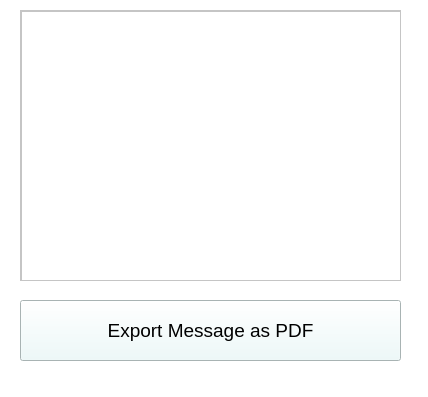
<?xml version="1.0" encoding="UTF-8"?>
<ui version="4.0">
 <class>messageViewWindow</class>
 <widget class="QMainWindow" name="messageViewWindow">
  <property name="geometry">
   <rect>
    <x>0</x>
    <y>0</y>
    <width>428</width>
    <height>397</height>
   </rect>
  </property>
  <property name="windowTitle">
   <string>MainWindow</string>
  </property>
  <property name="styleSheet">
   <string notr="true">background-color: white</string>
  </property>
  <widget class="QWidget" name="centralwidget">
   <widget class="QScrollArea" name="scrollArea">
    <property name="geometry">
     <rect>
      <x>20</x>
      <y>10</y>
      <width>381</width>
      <height>271</height>
     </rect>
    </property>
    <property name="widgetResizable">
     <bool>true</bool>
    </property>
    <widget class="QWidget" name="scrollAreaWidgetContents">
     <property name="geometry">
      <rect>
       <x>0</x>
       <y>0</y>
       <width>379</width>
       <height>269</height>
      </rect>
     </property>
     <widget class="QTextBrowser" name="textBrowser">
      <property name="geometry">
       <rect>
        <x>0</x>
        <y>0</y>
        <width>381</width>
        <height>271</height>
       </rect>
      </property>
     </widget>
    </widget>
   </widget>
   <widget class="QPushButton" name="exportBtn">
    <property name="geometry">
     <rect>
      <x>20</x>
      <y>300</y>
      <width>381</width>
      <height>61</height>
     </rect>
    </property>
    <property name="font">
     <font>
      <pointsize>14</pointsize>
     </font>
    </property>
    <property name="styleSheet">
     <string notr="true">background-color: rgb(235, 250, 250);</string>
    </property>
    <property name="text">
     <string>Export Message as PDF</string>
    </property>
   </widget>
  </widget>
  <widget class="QStatusBar" name="statusbar"/>
 </widget>
 <resources/>
 <connections/>
</ui>
